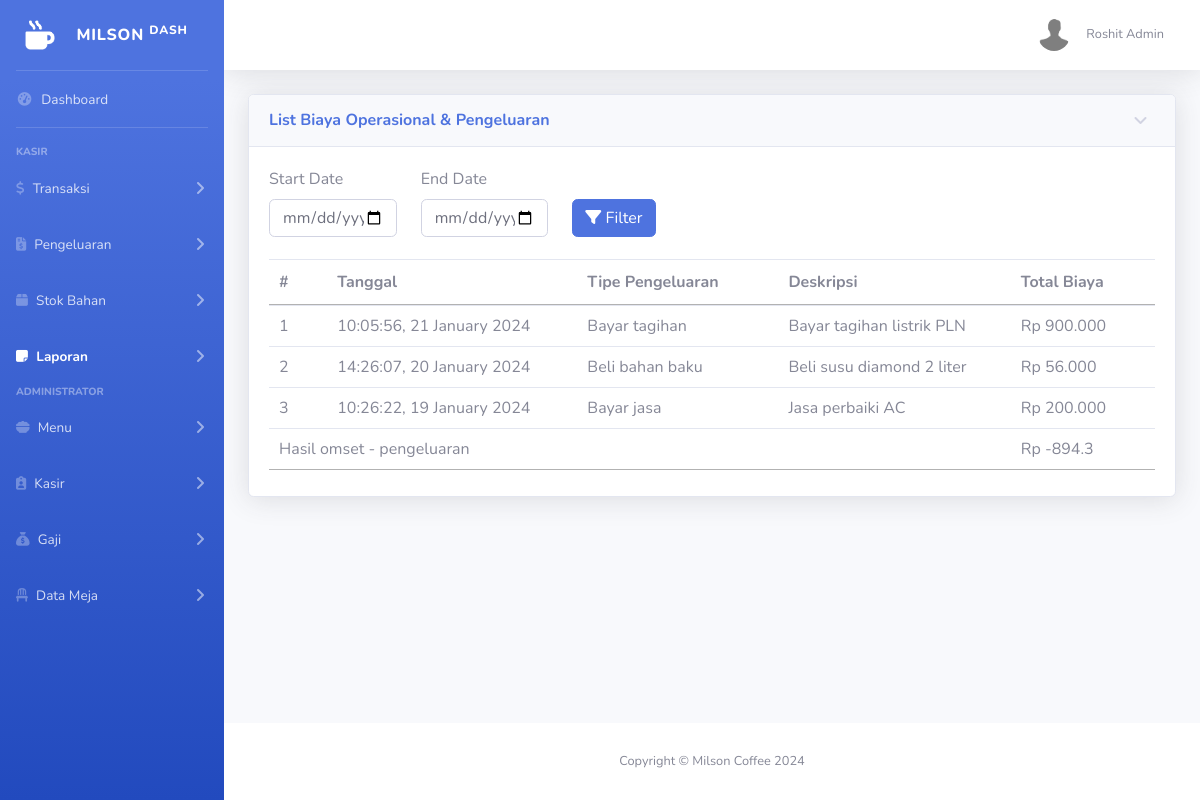
Screenshot of /public/laporan/operasional (signed in) with the database file from the repository.
### tables this page shows
CREATE TABLE `pengeluaran` (
  `id` int NOT NULL,
  `date` timestamp NOT NULL DEFAULT CURRENT_TIMESTAMP,
  `type` varchar(255) NOT NULL,
  `amount` varchar(9) NOT NULL,
  `description` text NOT NULL
);

### app/core/Controller.php (called while the page is built, shortened)
<?php
class Controller {
    public function view($view, $data = [])
    {
        require_once '../app/views/' . $view . '.php';
    }
    public function model($model)
    {
        return new $model;
    }
}

### app/controllers/Laporan.php (called while the page is built, shortened)
<?php
class Laporan extends Controller
{
    public function operasional()
    {
        $data['judul'] = 'Milson Coffee | Laporan Biaya Operasional & Pengeluaran';
        if (isset($_POST['start_date']) && isset($_POST['end_date'])) {
            $startDate = $_POST['start_date'];
            $endDate = $_POST['end_date'];
            $data['pengeluaran'] = $this->model('Laporan_model')->laporanPengeluaran($startDate, $endDate);
            $data['omset_penjualan'] = $this->model('Laporan_model')->laporanPendapatan($startDate, $endDate);
        } else {
            $data['pengeluaran'] = $this->model('Laporan_model')->laporanPengeluaran();
            $data['omset_penjualan'] = $this->model('Laporan_model')->laporanPendapatan();
        }
        $this->view('dashboard/laporan/laporan_operasional', $data);
    }
}

### app/core/App.php (called while the page is built, shortened)
<?php
class App {
    protected $method = 'index';
    protected $params = [];
    public function __construct()
    {
        $url = $this->parseURL();
        if (file_exists('../app/controllers/' . $url[0] . '.php')) {
            unset($url[0]);
        }
        $this->controller = new $this->controller;
        if (isset($url[1])) {
            if (method_exists($this->controller, $url[1])) {
                $this->method = $url[1];
            }
        }
        call_user_func_array([$this->controller, $this->method], $this->params);
    }
    public function parseURL()
    {
        if (isset($_GET['url'])) {
            $url = rtrim($_GET['url'], '/');
            $url = filter_var($url, FILTER_SANITIZE_URL);
            $url = explode('/', $url);
            return $url;
        }
    }
}

### public/index.php (called while the page is built, shortened)
<?php
$app = new App;

### app/core/database.php (called while the page is built, shortened)
<?php
class Database
{
    private $host = DB_HOST;
    private $user = DB_USER;
    private $password = DB_PASS;
    private $database = DB_DATABASE;
    private $dbh;
    private $stmt;
    public function __construct()
    {
        $dsn = 'mysql:host=' . $this->host . ';dbname=' . $this->database;
        $option = [
            PDO::ATTR_PERSISTENT => true,
            PDO::ATTR_ERRMODE => PDO::ERRMODE_EXCEPTION,
        ];
        try {
            $this->dbh = new PDO($dsn, $this->user, $this->password, $option);
        } catch (PDOException $e) {
            die($e->getMessage());
        }
    }
    public function query($query)
    {
        $this->stmt = $this->dbh->prepare($query);
    }
    public function execute()
    {
        $this->stmt->execute();
    }
    public function resultSet()
    {
        $this->execute();
        return $this->stmt->fetchAll(PDO::FETCH_ASSOC);
    }
}

### app/models/Laporan_model.php (called while the page is built, shortened)
<?php
class Laporan_model
{
    private $db;
    public function __construct()
    {
        $this->db = new Database;
    }
    public function laporanPengeluaran($startDate = null, $endDate = null)
    {
        $query = "SELECT * FROM pengeluaran";
        if ($startDate !== null && $endDate !== null) {
            $query .= " WHERE date BETWEEN :start_date AND :end_date";
            $this->db->query($query);
            $this->db->bind(':start_date', $startDate);
            $this->db->bind(':end_date', $endDate);
        } else {
            $this->db->query($query);
        }
        $this->db->execute();
        return $this->db->resultSet();
    }
    public function laporanPendapatan($startDate = null, $endDate = null)
    {
        $query1 = "SELECT SUM(total_amount) AS total_amount FROM transactions";
        $query2 = "SELECT SUM(amount) AS total_pengeluaran FROM pengeluaran";
        $this->db->query($query1);
        $this->db->execute();
        $total_amount = $this->db->single();
        $this->db->query($query2);
        $this->db->execute();
        $total_pengeluaran = $this->db->single();
        return [
            'total_amount' => $total_amount['total_amount'],
            'total_pengeluaran' => $total_pengeluaran['total_pengeluaran']
        ];
    }
}

### app/views/dashboard/laporan/laporan_operasional.php (the view, shortened to what this page needs)
<?php
require __DIR__ . '/../../templates/sidebar.php';
?>
<div id="content-wrapper" class="d-flex flex-column">
    <div id="content">
        <?php
        require __DIR__ . '/../../templates/topbar.php'
        ?>
        <div class="container-fluid">
            <div class="card shadow mb-4">
                <a href="#collapseCardExample" class="d-block card-header py-3" data-toggle="collapse" role="button" aria-expanded="true" aria-controls="collapseCardExample">
                    <h6 class="m-0 font-weight-bold text-primary">List Biaya Operasional & Pengeluaran</h6>
                </a>
                <div class="collapse show" id="collapseCardExample">
                    <div class="card-body">
                        <div class="mb-3">
                            <form action="<?= BASE_URL ?>/laporan/operasional" method="post">
                                <div class="row">
                                    <div class="col-md-2">
                                        <label for="start_date">Start Date</label>
                                        <input type="date" name="start_date" id="start_date" class="form-control">
                                    </div>
                                    <div class="col-md-2">
                                        <label for="end_date">End Date</label>
                                        <input type="date" name="end_date" id="end_date" class="form-control">
                                    </div>
                                    <div class="col-md-2 align-self-end">
                                        <button type="submit" class="btn btn-primary" id="filterBtn"><i class="fa-solid fa-filter"></i> Filter</button>
                                    </div>
                                </div>
                            </form>
                        </div>
                        <div class="table-responsive">
                            <table class="table" id="reportTable">
                                <thead>
                                    <tr>
                                        <th scope="col">#</th>
                                        <th scope="col">Tanggal</th>
                                        <th scope="col">Tipe Pengeluaran</th>
                                        <th scope="col">Deskripsi</th>
                                        <th scope="col">Total Biaya</th>
                                    </tr>
                                </thead>
                                <tbody>
                                    <?php $iteration = 1; ?>
                                    <?php foreach ($data['pengeluaran'] as $item) : ?>
                                        <tr>
                                            <td><?= $iteration ?></td>
                                            <td><?= date('H:i:s, j F Y', strtotime($item['date'])) ?></td>
                                            <td><?= $item['type'] ?></td>
                                            <td><?= $item['description'] ?></td>
                                            <td>Rp <?= $item['amount'] ?></td>
                                        </tr>
                                        <?php $iteration++ ?>
                                    <?php endforeach; ?>
                                    <tr>
                                        <?php
                                        $total_amount = floatval($data['omset_penjualan']['total_amount']);
                                        $total_pengeluaran = $data['omset_penjualan']['total_pengeluaran'];
                                        ?>
                                        <td colspan="4">Hasil omset - pengeluaran</td>
                                        <td>Rp <?= $total_amount - $total_pengeluaran ?></td>
                                    </tr>
                                </tbody>
                            </table>
                        </div>
                    </div>
                </div>
            </div>
        </div>
    </div>
    <footer class="sticky-footer bg-white">
        <div class="container my-auto">
            <div class="copyright text-center my-auto">
                <span>Copyright &copy; <?= WEB_NAME ?></span>
            </div>
        </div>
    </footer>
</div>

### rows the page displays
pengeluaran: date "10:05:56, 21 January 2024", type "Bayar tagihan", description "Bayar tagihan listrik PLN", amount "900.000"
pengeluaran: date "14:26:07, 20 January 2024", type "Beli bahan baku", description "Beli susu diamond 2 liter", amount "56.000"
pengeluaran: date "10:26:22, 19 January 2024", type "Bayar jasa", description "Jasa perbaiki AC", amount "200.000"

### other values shown
$_SESSION['name'] "Roshit Admin"
$total_amount - $total_pengeluaran "-894.3"
WEB_NAME "Milson Coffee 2024"
